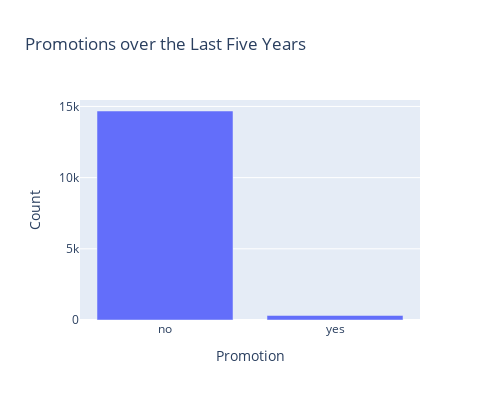

Write notebook code for a chart like this one.
### Code cell
promotions = satisfaction_data['promotion_last_5years'].value_counts()
figure = go.Figure(go.Bar(x = promotions.index, y = promotions.values))
figure.update_layout(width = 500, height = 400,
    title="Promotions over the Last Five Years",
    xaxis_title="Promotion",
    yaxis_title="Count", 
    xaxis = dict(tickmode = 'array',
                 tickvals = [0, 1], 
                 ticktext = ["no", "yes"]))

### Figure 1 — Plotly figure (JSON) as saved in the notebook; plotly's stock layout.template omitted (floating-point values rounded to 4 significant figures)
{"data": [{"type": "bar", "x": [0, 1], "y": [14680, 319]}], "layout": {"height": 400, "title": {"text": "Promotions over the Last Five Years"}, "width": 500, "xaxis": {"tickmode": "array", "ticktext": ["no", "yes"], "tickvals": [0, 1], "title": {"text": "Promotion"}}, "yaxis": {"title": {"text": "Count"}}}}
